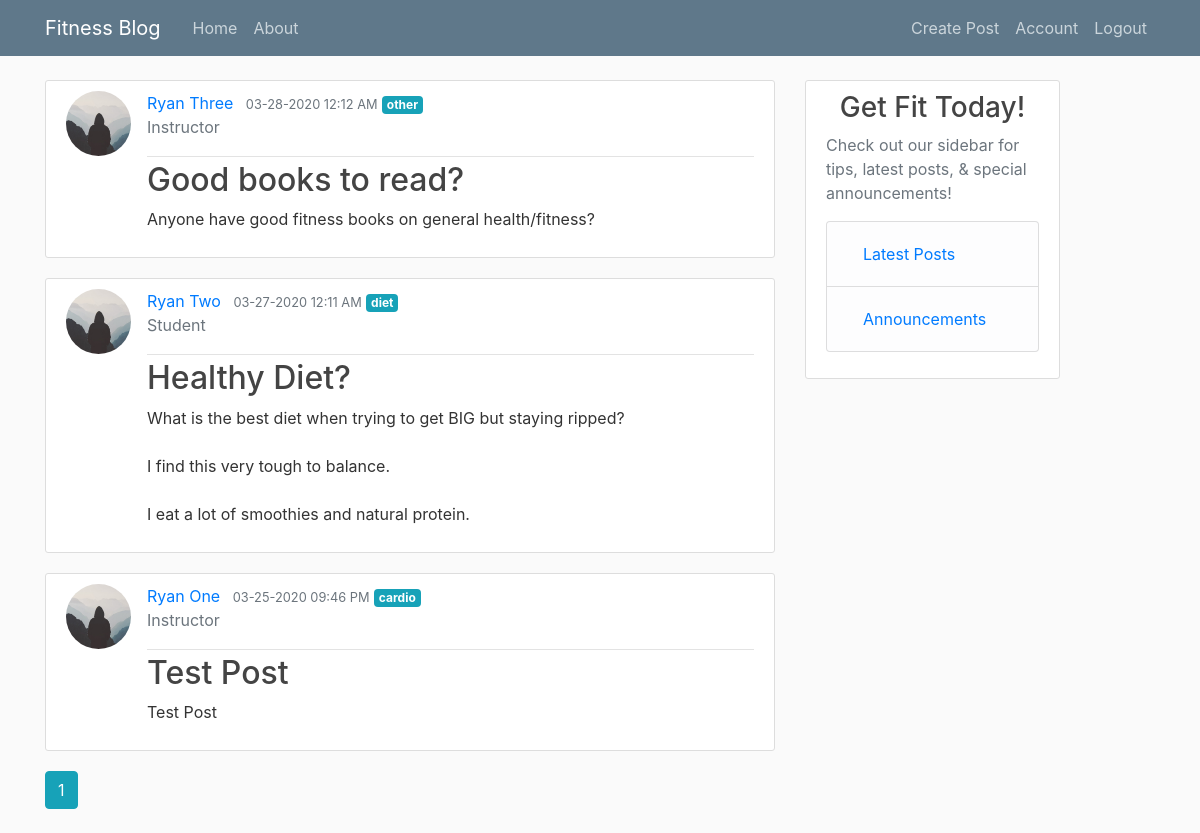
Screenshot of /home (signed in) with the database file from the repository.
### fitnessblog/models.py (models this page shows, shortened)
class Post(db.Model):
    id = db.Column(db.Integer, primary_key=True)
    title = db.Column(db.String(100), nullable=False)
    date_posted = db.Column(db.DateTime, nullable=False, default=datetime.utcnow)
    content = db.Column(db.Text, nullable=False)
    category = db.Column(db.Text, nullable=False)
    user_id = db.Column(db.Integer, db.ForeignKey("user.id"), nullable=False)

class User(db.Model, UserMixin):
    id = db.Column(db.Integer, primary_key=True)
    username = db.Column(db.String(20), unique=True, nullable=False)
    email = db.Column(db.String(120), unique=True, nullable=False)
    profile_type = db.Column(db.String(20), nullable=False)
    image_file = db.Column(db.String(20), nullable=False, default="default.jpg")
    password = db.Column(db.String(60), nullable=False)
    posts = db.relationship("Post", backref="author", lazy=True)

### fitnessblog/main/routes.py (the view)
@main.route("/")
@main.route("/home")
def home():
    page = request.args.get("page", 1, type=int)
    posts = Post.query.order_by(Post.date_posted.desc()).paginate(page=page, per_page=5)
    return render_template("home.html", posts=posts)

### fitnessblog/models.py (called while the page is built)
@login_manager.user_loader
def load_user(user_id):
    return User.query.get(int(user_id))

### fitnessblog/templates/home.html
{% extends "layout.html" %}
{% block content %}
  {% for post in posts.items %}
    <article class="media content-section">
      <img class="rounded-circle article-img" src="{{ url_for('static', filename='profile_pics/' + post.author.image_file) }}">
      <div class="media-body">
        <div class="article-metadata">
          <a class="mr-2" href="{{ url_for('users.user_posts', username=post.author.username) }}">{{ post.author.username }}</a>
          <small class="text-muted">{{ post.date_posted.strftime('%m-%d-%Y %I:%M %p') }}</small>
          <a href="{{ url_for('posts.filter_by_category', category=post.category) }}" class="badge badge-info">{{ post.category}}</a>
          <p class="text-secondary">{{ post.author.profile_type.capitalize() }}</p>
        </div>
        <h2><a class="article-title" href="{{ url_for('posts.post', post_id=post.id) }}">{{ post.title }}</a></h2>
        <p class="article-content">{{ post.content }}</p>
      </div>
    </article>
  {% endfor %}
  {% for page_num in posts.iter_pages(left_edge=1, right_edge=1, left_current=1, right_current=2) %}
    {% if page_num %}
      {% if posts.page == page_num %}
        <a class="btn btn-info mb-4" href="{{ url_for('main.home', page=page_num) }}">{{ page_num }}</a>
      {% else %}
      <a class="btn btn-outline-info mb-4" href="{{ url_for('main.home', page=page_num) }}">{{ page_num }}</a>
      {% endif %}
    {% else %}
      ...
    {% endif %}
  {% endfor %}
{% endblock content %}

### fitnessblog/static/main.css (style rules this page uses)
body { background: #fafafa; color: #333333; margin-top: 5rem; }
h1, h2, h3, h4, h5, h6 { color: #444444; }
.content-section { background: #ffffff; padding: 10px 20px; border: 1px solid #dddddd; border-radius: 3px; margin-bottom: 20px; }
.article-title { color: #444444; }
.article-content { white-space: pre-line; }
.article-img { height: 65px; width: 65px; margin-right: 16px; }
.article-metadata { padding-bottom: 1px; margin-bottom: 4px; border-bottom: 1px solid #e3e3e3; }

### rows the page displays
Post: image_file (placeholder picture), author.username "Ryan Three", date_posted "03-28-2020 12:12 AM", category "other", author.profile_type "Instructor", title "Good books to read?", content "Anyone have good fitness books on general health/fitness?"
Post: image_file (placeholder picture), author.username "Ryan Two", date_posted "03-27-2020 12:11 AM", category "diet", author.profile_type "Student", title "Healthy Diet?", content "What is the best diet when trying to get BIG but staying ripped? I find this very tough to balance. I eat a lot of smoothies and natural protein."
Post: image_file (placeholder picture), author.username "Ryan One", date_posted "03-25-2020 09:46 PM", category "cardio", author.profile_type "Instructor", title "Test Post", content "Test Post"

### other values shown
{{ page_num }} "1"
